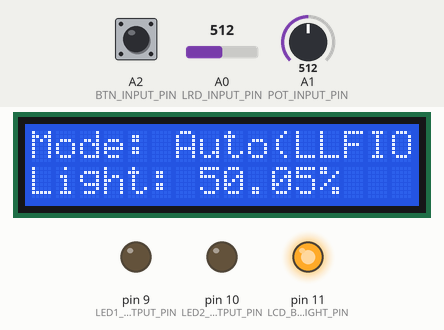
Recording of a program running on a simulated Arduino Uno, built with avr-gcc and run on an emulated ATmega328P. Parts: 16×2 character LCD, output pins drawn as LEDs (lit = HIGH). The test bench sets the inputs (shaded band); at power-on: A1 (POT_INPUT_PIN) = 512, A2 (BTN_INPUT_PIN) HIGH, A0 (LRD_INPUT_PIN) = 512. EEPROM starts erased; pins used as bus, display or sensor lines are not drawn.

Above: at 1.3 s.
1.4 s: A1 (POT_INPUT_PIN) set to 621
At 2.6 s:
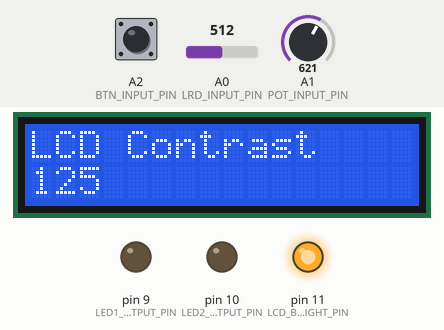
3.6 s: A1 (POT_INPUT_PIN) set to 656
At 5.5 s:
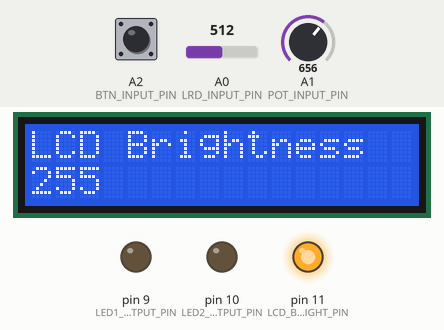
5.8 s: A1 (POT_INPUT_PIN) set to 744
At 7.2 s:
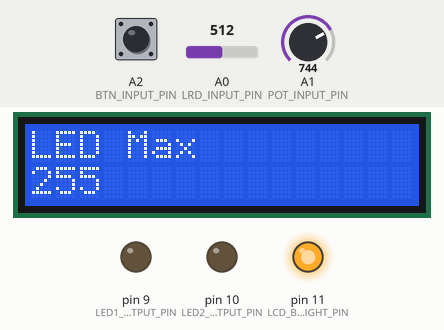
8.0 s: A1 (POT_INPUT_PIN) set to 773
At 9.9 s:
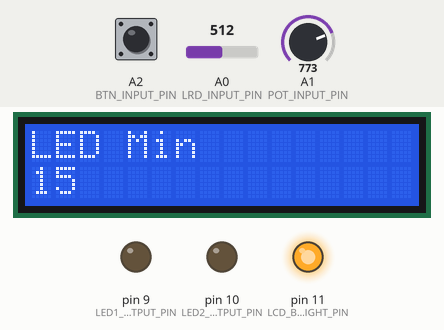
10.2 s: A2 (BTN_INPUT_PIN) pulled LOW for 1 s
At 12.9 s:
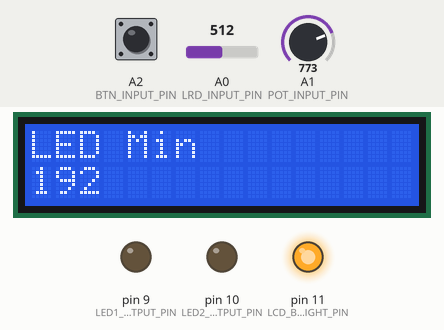
13.2 s: A1 (POT_INPUT_PIN) set to 6
At 14.7 s:
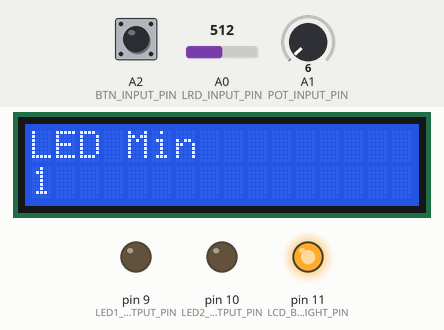
Timing chart, 0 to 42.7 s (numbered marks = the images above; inputs shaded):
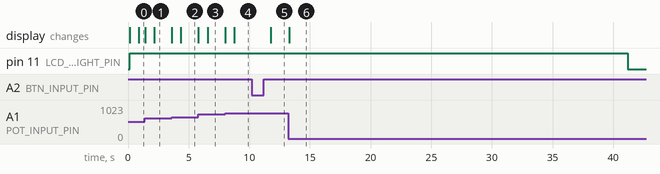

Measured:
- the behaviour switches between 638 and 639 on A1 (POT_INPUT_PIN) (found by bisection; images 1 and 2)
- the behaviour switches between 754 and 755 on A1 (POT_INPUT_PIN) (found by bisection; images 3 and 4)
- after the input at 1.4 s, the display: first changes at once (image 1 shows a later state)
- after the input at 3.6 s, the display: first changes at once (image 2 shows a later state)
- after the input at 5.8 s, the display: first changes at once (image 3 shows a later state)
- after the input at 8.0 s, the display: first changes at once (image 4 shows a later state)
- after the input at 10.2 s, the display: changes after 1.6 s (image 5)
- after the input at 13.2 s, the display: changes after 0.10 s (image 6)

The program:

main.cpp
```cpp
#include <Arduino.h>
#include <EEPROM.h>
#include <Wire.h>
#include <LiquidCrystal.h>

// Define pins
#define FIVE_VOLT_OUTPUT_PIN 1
#define LRD_INPUT_PIN A0
#define POT_INPUT_PIN A1
#define BTN_INPUT_PIN A2
#define LED1_OUTPUT_PIN 9
#define LED2_OUTPUT_PIN 10
#define LCD_RS_PIN 12
#define LCD_E_PIN 13
#define LCD_D4_PIN 5
#define LCD_D5_PIN 4
#define LCD_D6_PIN 3
#define LCD_D7_PIN 2
#define LCD_CONTRAST_PIN 6
#define LCD_BACKLIGHT_PIN 11

// Behaviour defs
#define POT_THRESHOLD 5 // %
#define POT_DELAY 100 // ms
#define BUTTON_SHORT_DELAY 50 // ms
#define BUTTON_LONG_DELAY 500 // ms
#define LCD_SLEEP_DELAY 30 // seconds
#define LCD_UPDATE_DELAY 750 // ms

// Config enum definitions
enum LEDMode {
  LEDInit,
  LEDOff,
  LEDOn,
  LEDOnFade,
  LEDOnStrobe,
  LEDLightLevel,
  LEDLightLevelFade,
  LEDLightLevelFadeInOut
};
char* LEDModeNames[] = { "Init", "Off", "On", "On Fade", "On Strobe", "Auto", "Auto Fade" "Auto Fade*" };

// Config definition
#define CONFIG_VERSION "V5"
typedef struct
{
  char version[5];
  unsigned int lcd_contrast;
  unsigned int lcd_brightness;
  LEDMode operationMode;
  unsigned int led_brightness;
  unsigned int led_min_brightness;
  double light_level;
  unsigned int fade_step;
} configuration_type;

// Global configuration instance
configuration_type CONFIGURATION = {
  CONFIG_VERSION,
  125,
  255,
  LEDLightLevelFadeInOut,
  255,
  15,
  25.0,
  25
};

// Define lcd
enum MenuScreens {
  InitScreen,
  StartScreen,
  LCDContrastScreen,
  LCDBrightnessScreen,
  BrightnessScreen,
  MinBrightnessScreen,
  LightLevelScreen,
  FadeStepScreen
};
LiquidCrystal lcd(LCD_RS_PIN, LCD_E_PIN, LCD_D4_PIN, LCD_D5_PIN, LCD_D6_PIN, LCD_D7_PIN);

// Global variables
bool lcdOn = false;
bool editingSettings = false;
unsigned long lastUserAction = millis();
LEDMode operationMode;
MenuScreens lcdScreen = StartScreen;

char* getOperationModeName() {
  if(operationMode == LEDOff) {
    return "Off";
  } else if(operationMode == LEDOn) {
    return "On";
  } else if(operationMode == LEDOnFade) {
    return "On(Fade)";
  } else if(operationMode == LEDOnStrobe) {
    return "On(Strobe)";
  } else if(operationMode == LEDLightLevel) {
    return "Auto(LL)";
  } else if(operationMode == LEDLightLevelFade) {
    return "Auto(LLF)";
  } else if(operationMode == LEDLightLevelFadeInOut) {
    return "Auto(LLFIO)";
  }
  return "Init";
}

double getLightLevelPercentage() {
  const int numVals = 10;
  static int values[numVals];
  static int lastValueIndex = 0;
  static int actualValueCount = 0;

  // Read the raw value
  values[lastValueIndex] = analogRead(LRD_INPUT_PIN);
  lastValueIndex++;
  if(lastValueIndex >= numVals) {
    lastValueIndex = 0;
  }
  if(actualValueCount < numVals) {
    actualValueCount++;
  }

  // Average the raw value
  double rawValue = 0;
  for(int i = 0; i < actualValueCount; i++) {
    rawValue += values[i];
  }
  rawValue = rawValue / actualValueCount;

  // Return percentage
  return (rawValue / 1023) * 100.0;
}

double getPotPercentage() {
  const int numVals = 10;
  static int values[numVals];
  static int lastValueIndex = 0;
  static int actualValueCount = 0;

  // Read the raw value
  values[lastValueIndex] = analogRead(POT_INPUT_PIN);
  lastValueIndex++;
  if(lastValueIndex >= numVals) {
    lastValueIndex = 0;
  }
  if(actualValueCount < numVals) {
    actualValueCount++;
  }

  // Average the raw value
  double rawValue = 0;
  for(int i = 0; i < actualValueCount; i++) {
    rawValue += values[i];
  }
  rawValue = rawValue / actualValueCount;

  // Return percentage
  return (rawValue / 1023) * 100.0;
}

LEDMode getNextMode() {
  if(operationMode == LEDInit || operationMode == LEDOff) {
    return LEDOn;
  } else if(operationMode == LEDOn) {
    return LEDOnFade;
  } else if(operationMode == LEDOnFade) {
    return LEDOnStrobe;
  } else if(operationMode == LEDOnStrobe) {
    return LEDLightLevel;
  } else if(operationMode == LEDLightLevel) {
    return LEDLightLevelFade;
  } else if(operationMode == LEDLightLevelFade) {
    return LEDLightLevelFadeInOut;
  }
  return LEDOff;
}

MenuScreens getPrevScreen() {
  if(lcdScreen == InitScreen || lcdScreen == StartScreen) {
    return LightLevelScreen;
  } else if(lcdScreen == LCDContrastScreen) {
    return StartScreen;
  } else if(lcdScreen == LCDBrightnessScreen) {
    return LCDContrastScreen;
  } else if(lcdScreen == BrightnessScreen) {
    return LCDBrightnessScreen;
  } else if(lcdScreen == MinBrightnessScreen) {
    return BrightnessScreen;
  } else if(lcdScreen == LightLevelScreen) {
    return MinBrightnessScreen;
  } else if(lcdScreen == FadeStepScreen) {
    return LightLevelScreen;
  }
  return InitScreen;
}

MenuScreens getNextScreen() {
  if(lcdScreen == InitScreen || lcdScreen == StartScreen) {
    return LCDContrastScreen;
  } else if(lcdScreen == LCDContrastScreen) {
    return LCDBrightnessScreen;
  } else if(lcdScreen == LCDBrightnessScreen) {
    return BrightnessScreen;
  } else if(lcdScreen == BrightnessScreen) {
    return MinBrightnessScreen;
  } else if(lcdScreen == MinBrightnessScreen) {
    return LightLevelScreen;
  } else if(lcdScreen == LightLevelScreen) {
    return FadeStepScreen;
  } else if(lcdScreen == FadeStepScreen) {
    return StartScreen;
  }
  return InitScreen;
}

int loadConfig()
{
  // Check the version, load (overwrite) the local configuration struct
  if (EEPROM.read(0) == CONFIG_VERSION[0] &&
      EEPROM.read(1) == CONFIG_VERSION[1] &&
      EEPROM.read(2) == CONFIG_VERSION[2]) {
    for (unsigned int i = 0; i < sizeof(CONFIGURATION); i++) {
      *((char*)&CONFIGURATION + i) = EEPROM.read(i);
    }
    return 1;
  }
  return 0;
}

void saveConfig()
{
  // save the CONFIGURATION in to EEPROM
  for (unsigned int i = 0; i < sizeof(CONFIGURATION); i++) {
    EEPROM.write(i, *((char*)&CONFIGURATION + i));
  }
}

void onButtonShortPress() {
  if(lcdScreen == StartScreen && !editingSettings) {
    // Update the config
    CONFIGURATION.operationMode = getNextMode();
    saveConfig();

    // Update the mode
    operationMode = CONFIGURATION.operationMode;
  }
  lastUserAction = millis();
}

void onButtonLongPress() {
  if(editingSettings) {
    saveConfig();
    editingSettings = false;
  } else {
    editingSettings = true;
  }
  lastUserAction = millis();
}

void processButton() {
  static int buttonValue, buttonLastValue;
  static bool buttonShortPress, buttonLongPress;
  static unsigned long lastButtonPress;

  // Read input button state
  buttonLastValue = buttonValue;
  buttonValue = digitalRead(BTN_INPUT_PIN);
  if(buttonValue != buttonLastValue && buttonValue == LOW) {
    lastButtonPress = millis();
  }

  // Determine/perform button action
  if(buttonValue == LOW) {
    if((lastButtonPress + BUTTON_LONG_DELAY) <= millis()) {
      buttonLongPress = true;
      buttonShortPress = false;
    } else if((lastButtonPress + BUTTON_SHORT_DELAY) <= millis()) {
      buttonLongPress = false;
      buttonShortPress = true;
    }
  }
  else
  {
    // Check press flags and perform actions
    if(buttonLongPress) {
      onButtonLongPress();
    }
    else if(buttonShortPress) {
      onButtonShortPress();
    }

    // Reset press flag state
    buttonLongPress = false;
    buttonShortPress = false;
  }
}

void onPotUp() {
  lcdScreen = getNextScreen();
}

void onPotDown() {
  lcdScreen = getPrevScreen();
}

void processPotentiometer() {
  static int lastPotValue = getPotPercentage();
  static unsigned long lastPotAction = millis();

  if(editingSettings) {
    if(lcdScreen == LCDContrastScreen) {
      CONFIGURATION.lcd_contrast = ((getPotPercentage() / 100.0) * 255);
    } else if(lcdScreen == LCDBrightnessScreen) {
      CONFIGURATION.lcd_brightness = ((getPotPercentage() / 100.0) * 255);
    } else if(lcdScreen == BrightnessScreen) {
      CONFIGURATION.led_brightness = ((getPotPercentage() / 100.0) * 255);
    } else if(lcdScreen == MinBrightnessScreen) {
      CONFIGURATION.led_min_brightness = ((getPotPercentage() / 100.0) * 255);
    } else if(lcdScreen == LightLevelScreen) {
      CONFIGURATION.light_level = getPotPercentage();
    } else if(lcdScreen == FadeStepScreen) {
      CONFIGURATION.fade_step = ((getPotPercentage() / 100.0) * 1000);
    }
    lastPotValue = getPotPercentage();
    lastPotAction = millis();
  } else {
    if(millis() > (lastPotAction + POT_DELAY)) {
      if(getPotPercentage() >= (lastPotValue + POT_THRESHOLD)) {
        onPotUp();
        lastPotValue = getPotPercentage();
        lastPotAction = millis();
        lastUserAction = millis();
      } else if(getPotPercentage() <= (lastPotValue - POT_THRESHOLD)) {
        onPotDown();
        lastPotValue = getPotPercentage();
        lastPotAction = millis();
        lastUserAction = millis();
      }
    }
  }
}

void processLEDs() {
  static int step = 1;
  static LEDMode lastMode = LEDInit;
  static unsigned long lastStep = millis();
  static unsigned int lastBrightness = CONFIGURATION.led_brightness, currentBrightness = CONFIGURATION.led_min_brightness;

  // Update the operation mode
  if(lastMode != operationMode) {
    analogWrite(LED1_OUTPUT_PIN, 0);
    analogWrite(LED2_OUTPUT_PIN, 0);

    if(operationMode == LEDOn) {
      analogWrite(LED1_OUTPUT_PIN, CONFIGURATION.led_brightness);
      analogWrite(LED2_OUTPUT_PIN, CONFIGURATION.led_brightness);
      lastBrightness = CONFIGURATION.led_brightness;
    }
    lastMode = operationMode;
  }

  // Process the operation mode
  if(operationMode == LEDOn && lastBrightness != CONFIGURATION.led_brightness) {
    analogWrite(LED1_OUTPUT_PIN, CONFIGURATION.led_brightness);
    analogWrite(LED2_OUTPUT_PIN, CONFIGURATION.led_brightness);
    lastBrightness = CONFIGURATION.led_brightness;
  } else if(operationMode == LEDLightLevelFade) {
    if(getLightLevelPercentage() <= CONFIGURATION.light_level) {
      if(currentBrightness != lastBrightness) {
        analogWrite(LED1_OUTPUT_PIN, currentBrightness);
        analogWrite(LED2_OUTPUT_PIN, currentBrightness);
        lastBrightness = currentBrightness;
      }
    } else {
      analogWrite(LED1_OUTPUT_PIN, 0);
      analogWrite(LED2_OUTPUT_PIN, 0);
      lastBrightness = 0;
    }

    // Step the LED brightness
    if(millis() > (lastStep + CONFIGURATION.fade_step)) {
      currentBrightness += step;
      if(currentBrightness >= CONFIGURATION.led_brightness || currentBrightness <= CONFIGURATION.led_min_brightness) {
        step *= -1;
      }
      lastStep = millis();
    }
  }
}

void updateLCD() {
  static MenuScreens lastScreen = InitScreen;
  static unsigned long lastUpdate = millis();
  static unsigned int lastContrast = -1, currentContrast = CONFIGURATION.lcd_contrast, lastBrightness = -1, currentBrightness = CONFIGURATION.lcd_brightness;

  // Update the lcd screen
  if(lastScreen != lcdScreen) {
    lcd.clear(); // Clear the lcd

    // Draw the specified screen
    if(lcdScreen == StartScreen) {
      // Print operation mode
      lcd.setCursor(0, 0);
      lcd.print("Mode: ");
      lcd.print(getOperationModeName());

      // Print light level percentage
      lcd.setCursor(0, 1);
      lcd.print("Light: ");
      lcd.print(getLightLevelPercentage());
      lcd.print("%");
    } else if(lcdScreen == LCDContrastScreen) {
      lcd.setCursor(0, 0);
      lcd.print("LCD Contrast");
      lcd.setCursor(0, 1);
      lcd.print(currentContrast);
    } else if(lcdScreen == LCDBrightnessScreen) {
      lcd.setCursor(0, 0);
      lcd.print("LCD Brightness");
      lcd.setCursor(0, 1);
      lcd.print(currentBrightness);
    } else if(lcdScreen == BrightnessScreen) {
      lcd.setCursor(0, 0);
      lcd.print("LED Max");
      lcd.setCursor(0, 1);
      lcd.print(CONFIGURATION.led_brightness);
    } else if(lcdScreen == MinBrightnessScreen) {
      lcd.setCursor(0, 0);
      lcd.print("LED Min");
      lcd.setCursor(0, 1);
      lcd.print(CONFIGURATION.led_min_brightness);
    } else if(lcdScreen == LightLevelScreen) {
      lcd.setCursor(0, 0);
      lcd.print("Light Level");
      lcd.setCursor(0, 1);
      lcd.print(CONFIGURATION.light_level);
      lcd.print("(");
      lcd.print(getLightLevelPercentage());
      lcd.print("%");
      lcd.print(")");
    } else if(lcdScreen == FadeStepScreen) {
      lcd.setCursor(0, 0);
      lcd.print("Step (ms)");
      lcd.setCursor(0, 1);
      lcd.print(CONFIGURATION.fade_step);
    }

    // Update control variables
    lastScreen = lcdScreen;
    lastUpdate = millis();
  }

  // Update the current lcd screen information
  if(millis() > (lastUpdate + LCD_UPDATE_DELAY)) {
    if(lcdScreen == StartScreen) {
      // Update operation mode
      for(int i = 5; i < 16; i++) {
        lcd.setCursor(i, 0);
        lcd.write(254);
      }
      lcd.setCursor(6, 0);
      lcd.print(getOperationModeName());

      // Update light level percentage
      for(int i = 6; i < 16; i++) {
        lcd.setCursor(i, 1);
        lcd.write(254);
      }
      lcd.setCursor(7, 1);
      lcd.print(getLightLevelPercentage());
      lcd.print("%");
    } else if(lcdScreen == LCDContrastScreen) {
      lcd.setCursor(0, 1);
      for(int i = 0; i < 16; i++) {
        lcd.setCursor(i, 1);
        lcd.write(254);
      }
      lcd.setCursor(0, 1);
      lcd.print(currentContrast);
    } else if(lcdScreen == LCDBrightnessScreen) {
      lcd.setCursor(0, 1);
      for(int i = 0; i < 16; i++) {
        lcd.setCursor(i, 1);
        lcd.write(254);
      }
      lcd.setCursor(0, 1);
      lcd.print(currentBrightness);
    } else if(lcdScreen == BrightnessScreen) {
      lcd.setCursor(0, 1);
      for(int i = 0; i < 16; i++) {
        lcd.setCursor(i, 1);
        lcd.write(254);
      }
      lcd.setCursor(0, 1);
      lcd.print(CONFIGURATION.led_brightness);
    } else if(lcdScreen == MinBrightnessScreen) {
      lcd.setCursor(0, 1);
      for(int i = 0; i < 16; i++) {
        lcd.setCursor(i, 1);
        lcd.write(254);
      }
      lcd.setCursor(0, 1);
      lcd.print(CONFIGURATION.led_min_brightness);
    } else if(lcdScreen == LightLevelScreen) {
      lcd.setCursor(0, 1);
      for(int i = 0; i < 16; i++) {
        lcd.setCursor(i, 1);
        lcd.write(254);
      }
      lcd.setCursor(0, 1);
      lcd.print(CONFIGURATION.light_level);
      lcd.print("(");
      lcd.print(getLightLevelPercentage());
      lcd.print("%");
      lcd.print(")");
    } else if(lcdScreen == FadeStepScreen) {
      lcd.setCursor(0, 1);
      for(int i = 0; i < 16; i++) {
        lcd.setCursor(i, 1);
        lcd.write(254);
      }
      lcd.setCursor(0, 1);
      lcd.print(CONFIGURATION.fade_step);
    }
    lastUpdate = millis();
  }

  // Update the contrast
  if(currentContrast != CONFIGURATION.lcd_contrast) {
    currentContrast = CONFIGURATION.lcd_contrast;
  }

  // Output updated contrast
  if(lastContrast != currentContrast) {
    lastContrast = currentContrast;
    analogWrite(LCD_CONTRAST_PIN, lastContrast);
  }

  // Update the brightness
  if(currentBrightness != CONFIGURATION.lcd_brightness) {
    currentBrightness = CONFIGURATION.lcd_brightness;
  }

  // Output updated brightness
  if(lastBrightness != currentBrightness) {
    lastBrightness = currentBrightness;
    analogWrite(LCD_BACKLIGHT_PIN, lastBrightness);
  }

  // Turn the LCD off/on
  unsigned long lcdSleep = lastUserAction + ((long)LCD_SLEEP_DELAY * 1000);
  if(millis() >= lcdSleep && lcdOn) {
    digitalWrite(LCD_BACKLIGHT_PIN, LOW);
    lcdOn = false;
  } else if(millis() < lcdSleep && !lcdOn) {
    analogWrite(LCD_BACKLIGHT_PIN, currentBrightness);
    lcdOn = true;
  }
}

void loop() {
  // Process inputs
  processButton();
  processPotentiometer();

  // Process LEDs
  processLEDs();

  // Update the LCD
  updateLCD();
}

void setup() {
  // Initialize serial
  Serial.begin(9600);

  // Load config
  EEPROM.begin();
  if(!loadConfig()) {
    saveConfig();
  }

  //Initialize global variables from loaded config
  operationMode = CONFIGURATION.operationMode;

  // Initialize lcd
  lcd.begin(16,2);

  // Initialize pins
  pinMode(FIVE_VOLT_OUTPUT_PIN, OUTPUT);
  digitalWrite(FIVE_VOLT_OUTPUT_PIN, HIGH); // Output 5v
  pinMode(LRD_INPUT_PIN, INPUT);
  pinMode(POT_INPUT_PIN, INPUT);
  pinMode(BTN_INPUT_PIN, INPUT_PULLUP);
  pinMode(LED1_OUTPUT_PIN, OUTPUT);
  pinMode(LED2_OUTPUT_PIN, OUTPUT);
  pinMode(LCD_CONTRAST_PIN, OUTPUT);
  pinMode(LCD_BACKLIGHT_PIN, OUTPUT);
}
```
